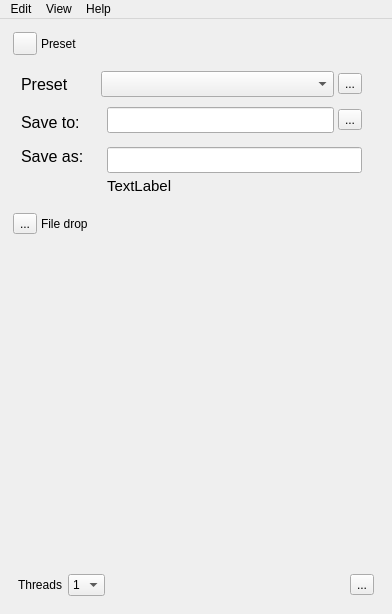
<?xml version="1.0" encoding="UTF-8"?>
<ui version="4.0">
 <class>Automator</class>
 <widget class="QMainWindow" name="Automator">
  <property name="geometry">
   <rect>
    <x>0</x>
    <y>0</y>
    <width>392</width>
    <height>614</height>
   </rect>
  </property>
  <property name="sizePolicy">
   <sizepolicy hsizetype="Fixed" vsizetype="Fixed">
    <horstretch>0</horstretch>
    <verstretch>0</verstretch>
   </sizepolicy>
  </property>
  <property name="minimumSize">
   <size>
    <width>0</width>
    <height>0</height>
   </size>
  </property>
  <property name="windowTitle">
   <string>Automator</string>
  </property>
  <property name="dockOptions">
   <set>QMainWindow::AllowTabbedDocks|QMainWindow::AnimatedDocks</set>
  </property>
  <widget class="QWidget" name="centralwidget">
   <layout class="QVBoxLayout" name="verticalLayout_2">
    <property name="spacing">
     <number>0</number>
    </property>
    <property name="sizeConstraint">
     <enum>QLayout::SetDefaultConstraint</enum>
    </property>
    <item>
     <widget class="QWidget" name="presetBar" native="true">
      <property name="styleSheet">
       <string notr="true"/>
      </property>
      <layout class="QHBoxLayout">
       <property name="spacing">
        <number>0</number>
       </property>
       <property name="leftMargin">
        <number>0</number>
       </property>
       <property name="topMargin">
        <number>0</number>
       </property>
       <property name="rightMargin">
        <number>0</number>
       </property>
       <property name="bottomMargin">
        <number>0</number>
       </property>
       <item>
        <layout class="QHBoxLayout">
         <property name="spacing">
          <number>4</number>
         </property>
         <property name="leftMargin">
          <number>4</number>
         </property>
         <property name="topMargin">
          <number>4</number>
         </property>
         <property name="rightMargin">
          <number>4</number>
         </property>
         <property name="bottomMargin">
          <number>4</number>
         </property>
         <item>
          <widget class="QToolButton" name="togglePreset">
           <property name="icon">
            <iconset resource="automator.qrc">
             <normaloff>:/icons/resources/Collapse.png</normaloff>:/icons/resources/Collapse.png</iconset>
           </property>
           <property name="checkable">
            <bool>true</bool>
           </property>
          </widget>
         </item>
         <item>
          <widget class="QLabel" name="label">
           <property name="text">
            <string>Preset</string>
           </property>
          </widget>
         </item>
        </layout>
       </item>
      </layout>
     </widget>
    </item>
    <item>
     <widget class="QWidget" name="presetWidget" native="true">
      <property name="enabled">
       <bool>true</bool>
      </property>
      <property name="minimumSize">
       <size>
        <width>0</width>
        <height>100</height>
       </size>
      </property>
      <layout class="QVBoxLayout" name="verticalLayout">
       <property name="spacing">
        <number>0</number>
       </property>
       <property name="leftMargin">
        <number>12</number>
       </property>
       <property name="topMargin">
        <number>12</number>
       </property>
       <property name="rightMargin">
        <number>12</number>
       </property>
       <property name="bottomMargin">
        <number>12</number>
       </property>
       <item>
        <layout class="QGridLayout" name="gridLayout">
         <property name="topMargin">
          <number>0</number>
         </property>
         <property name="verticalSpacing">
          <number>0</number>
         </property>
         <item row="0" column="0">
          <widget class="QLabel" name="label_2">
           <property name="minimumSize">
            <size>
             <width>80</width>
             <height>0</height>
            </size>
           </property>
           <property name="font">
            <font>
             <pointsize>12</pointsize>
            </font>
           </property>
           <property name="text">
            <string>Preset</string>
           </property>
          </widget>
         </item>
         <item row="2" column="1">
          <widget class="QWidget" name="widget_4" native="true">
           <property name="minimumSize">
            <size>
             <width>0</width>
             <height>50</height>
            </size>
           </property>
           <layout class="QVBoxLayout" name="verticalLayout_3">
            <property name="spacing">
             <number>2</number>
            </property>
            <property name="leftMargin">
             <number>6</number>
            </property>
            <property name="topMargin">
             <number>0</number>
            </property>
            <property name="rightMargin">
             <number>9</number>
            </property>
            <property name="bottomMargin">
             <number>0</number>
            </property>
            <item>
             <widget class="QLineEdit" name="saveas">
              <property name="font">
               <font>
                <pointsize>11</pointsize>
               </font>
              </property>
             </widget>
            </item>
            <item>
             <widget class="QLabel" name="filename">
              <property name="font">
               <font>
                <pointsize>11</pointsize>
               </font>
              </property>
              <property name="text">
               <string>TextLabel</string>
              </property>
             </widget>
            </item>
           </layout>
          </widget>
         </item>
         <item row="1" column="0">
          <widget class="QLabel" name="label_3">
           <property name="font">
            <font>
             <pointsize>12</pointsize>
            </font>
           </property>
           <property name="text">
            <string>Save to:</string>
           </property>
          </widget>
         </item>
         <item row="1" column="1">
          <widget class="QWidget" name="widget_2" native="true">
           <property name="minimumSize">
            <size>
             <width>0</width>
             <height>50</height>
            </size>
           </property>
           <layout class="QHBoxLayout" name="horizontalLayout">
            <property name="spacing">
             <number>0</number>
            </property>
            <property name="leftMargin">
             <number>6</number>
            </property>
            <property name="topMargin">
             <number>0</number>
            </property>
            <property name="rightMargin">
             <number>9</number>
            </property>
            <property name="bottomMargin">
             <number>4</number>
            </property>
            <item>
             <widget class="QLineEdit" name="saveto">
              <property name="font">
               <font>
                <pointsize>11</pointsize>
               </font>
              </property>
              <property name="readOnly">
               <bool>true</bool>
              </property>
             </widget>
            </item>
            <item>
             <spacer name="horizontalSpacer">
              <property name="orientation">
               <enum>Qt::Horizontal</enum>
              </property>
              <property name="sizeType">
               <enum>QSizePolicy::Fixed</enum>
              </property>
              <property name="sizeHint" stdset="0">
               <size>
                <width>4</width>
                <height>20</height>
               </size>
              </property>
             </spacer>
            </item>
            <item>
             <widget class="QToolButton" name="openSaveto">
              <property name="text">
               <string>...</string>
              </property>
             </widget>
            </item>
           </layout>
          </widget>
         </item>
         <item row="0" column="1">
          <widget class="QWidget" name="widget_3" native="true">
           <layout class="QHBoxLayout" name="horizontalLayout_2">
            <property name="spacing">
             <number>0</number>
            </property>
            <property name="leftMargin">
             <number>0</number>
            </property>
            <property name="topMargin">
             <number>0</number>
            </property>
            <property name="rightMargin">
             <number>9</number>
            </property>
            <property name="bottomMargin">
             <number>0</number>
            </property>
            <item>
             <widget class="QComboBox" name="preset">
              <property name="font">
               <font>
                <pointsize>11</pointsize>
               </font>
              </property>
             </widget>
            </item>
            <item>
             <spacer name="horizontalSpacer_3">
              <property name="orientation">
               <enum>Qt::Horizontal</enum>
              </property>
              <property name="sizeType">
               <enum>QSizePolicy::Fixed</enum>
              </property>
              <property name="sizeHint" stdset="0">
               <size>
                <width>4</width>
                <height>20</height>
               </size>
              </property>
             </spacer>
            </item>
            <item>
             <widget class="QToolButton" name="toolButton_3">
              <property name="text">
               <string>...</string>
              </property>
             </widget>
            </item>
           </layout>
          </widget>
         </item>
         <item row="2" column="0">
          <widget class="QLabel" name="label_4">
           <property name="font">
            <font>
             <pointsize>12</pointsize>
            </font>
           </property>
           <property name="text">
            <string>Save as:</string>
           </property>
           <property name="alignment">
            <set>Qt::AlignLeading|Qt::AlignLeft|Qt::AlignTop</set>
           </property>
          </widget>
         </item>
        </layout>
       </item>
      </layout>
     </widget>
    </item>
    <item>
     <widget class="QWidget" name="filedropBar" native="true">
      <property name="styleSheet">
       <string notr="true"/>
      </property>
      <layout class="QHBoxLayout">
       <property name="spacing">
        <number>0</number>
       </property>
       <property name="leftMargin">
        <number>0</number>
       </property>
       <property name="topMargin">
        <number>0</number>
       </property>
       <property name="rightMargin">
        <number>0</number>
       </property>
       <property name="bottomMargin">
        <number>0</number>
       </property>
       <item>
        <layout class="QHBoxLayout">
         <property name="spacing">
          <number>4</number>
         </property>
         <property name="leftMargin">
          <number>4</number>
         </property>
         <property name="topMargin">
          <number>4</number>
         </property>
         <property name="rightMargin">
          <number>4</number>
         </property>
         <property name="bottomMargin">
          <number>4</number>
         </property>
         <item>
          <widget class="QToolButton" name="toggleFiledrop">
           <property name="text">
            <string>...</string>
           </property>
           <property name="icon">
            <iconset resource="automator.qrc">
             <normaloff>:/icons/resources/Collapse.png</normaloff>:/icons/resources/Collapse.png</iconset>
           </property>
           <property name="checkable">
            <bool>true</bool>
           </property>
          </widget>
         </item>
         <item>
          <widget class="QLabel" name="label">
           <property name="styleSheet">
            <string notr="true"/>
           </property>
           <property name="text">
            <string>File drop</string>
           </property>
           <property name="icon" stdset="0">
            <iconset>
             <normaloff>:/icons/resources/Pin.png</normaloff>:/icons/resources/Pin.png</iconset>
           </property>
          </widget>
         </item>
        </layout>
       </item>
      </layout>
     </widget>
    </item>
    <item>
     <widget class="QWidget" name="filedropWidget" native="true">
      <property name="sizePolicy">
       <sizepolicy hsizetype="Preferred" vsizetype="Preferred">
        <horstretch>0</horstretch>
        <verstretch>0</verstretch>
       </sizepolicy>
      </property>
      <property name="minimumSize">
       <size>
        <width>0</width>
        <height>300</height>
       </size>
      </property>
      <property name="styleSheet">
       <string notr="true"/>
      </property>
      <layout class="QVBoxLayout" name="verticalLayout_6">
       <property name="spacing">
        <number>0</number>
       </property>
       <property name="leftMargin">
        <number>0</number>
       </property>
       <property name="topMargin">
        <number>0</number>
       </property>
       <property name="rightMargin">
        <number>0</number>
       </property>
       <property name="bottomMargin">
        <number>0</number>
       </property>
       <item>
        <layout class="QVBoxLayout" name="verticalLayout_5">
         <property name="spacing">
          <number>0</number>
         </property>
         <property name="leftMargin">
          <number>0</number>
         </property>
         <property name="topMargin">
          <number>0</number>
         </property>
         <property name="rightMargin">
          <number>0</number>
         </property>
         <property name="bottomMargin">
          <number>0</number>
         </property>
         <item>
          <layout class="QVBoxLayout" name="verticalLayout_9">
           <property name="leftMargin">
            <number>10</number>
           </property>
           <property name="topMargin">
            <number>10</number>
           </property>
           <property name="rightMargin">
            <number>10</number>
           </property>
           <property name="bottomMargin">
            <number>10</number>
           </property>
           <item>
            <widget class="Filedrop" name="filedrop" native="true">
             <property name="sizePolicy">
              <sizepolicy hsizetype="Preferred" vsizetype="MinimumExpanding">
               <horstretch>0</horstretch>
               <verstretch>0</verstretch>
              </sizepolicy>
             </property>
             <property name="autoFillBackground">
              <bool>false</bool>
             </property>
             <property name="styleSheet">
              <string notr="true"/>
             </property>
            </widget>
           </item>
          </layout>
         </item>
         <item>
          <widget class="QWidget" name="widget" native="true">
           <property name="minimumSize">
            <size>
             <width>0</width>
             <height>0</height>
            </size>
           </property>
           <layout class="QHBoxLayout" name="horizontalLayout_3">
            <property name="topMargin">
             <number>4</number>
            </property>
            <item>
             <widget class="QLabel" name="label_5">
              <property name="text">
               <string>Threads</string>
              </property>
             </widget>
            </item>
            <item>
             <widget class="QComboBox" name="comboBox">
              <item>
               <property name="text">
                <string>1</string>
               </property>
              </item>
              <item>
               <property name="text">
                <string>2</string>
               </property>
              </item>
              <item>
               <property name="text">
                <string>3</string>
               </property>
              </item>
              <item>
               <property name="text">
                <string>4</string>
               </property>
              </item>
              <item>
               <property name="text">
                <string>5</string>
               </property>
              </item>
              <item>
               <property name="text">
                <string>6</string>
               </property>
              </item>
              <item>
               <property name="text">
                <string>7</string>
               </property>
              </item>
              <item>
               <property name="text">
                <string>8</string>
               </property>
              </item>
             </widget>
            </item>
            <item>
             <spacer name="horizontalSpacer_2">
              <property name="orientation">
               <enum>Qt::Horizontal</enum>
              </property>
              <property name="sizeHint" stdset="0">
               <size>
                <width>40</width>
                <height>20</height>
               </size>
              </property>
             </spacer>
            </item>
            <item>
             <widget class="QToolButton" name="log">
              <property name="text">
               <string>...</string>
              </property>
             </widget>
            </item>
           </layout>
          </widget>
         </item>
        </layout>
       </item>
      </layout>
     </widget>
    </item>
   </layout>
  </widget>
  <widget class="QMenuBar" name="menubar">
   <property name="geometry">
    <rect>
     <x>0</x>
     <y>0</y>
     <width>392</width>
     <height>24</height>
    </rect>
   </property>
   <widget class="QMenu" name="viewMenu">
    <property name="title">
     <string>View</string>
    </property>
    <widget class="QMenu" name="displayValues">
     <property name="title">
      <string>Display values</string>
     </property>
     <addaction name="as8bitValues"/>
     <addaction name="as10bitValues"/>
     <addaction name="separator"/>
     <addaction name="asFloatValues"/>
     <addaction name="asHexadecimalValues"/>
     <addaction name="asPercentageValues"/>
    </widget>
    <widget class="QMenu" name="magnify">
     <property name="title">
      <string>Magnification</string>
     </property>
     <addaction name="magnify1x"/>
     <addaction name="magnify2x"/>
     <addaction name="magnify3x"/>
     <addaction name="magnify4x"/>
     <addaction name="magnify5x"/>
    </widget>
    <addaction name="active"/>
    <addaction name="pin"/>
    <addaction name="separator"/>
    <addaction name="displayValues"/>
    <addaction name="separator"/>
    <addaction name="magnify"/>
    <addaction name="separator"/>
    <addaction name="toggleMouseLocation"/>
   </widget>
   <widget class="QMenu" name="menuEdit">
    <property name="title">
     <string>Edit</string>
    </property>
    <addaction name="pick"/>
    <addaction name="drag"/>
    <addaction name="clear"/>
    <addaction name="separator"/>
    <addaction name="copyRGBAsText"/>
    <addaction name="copyHSVAsText"/>
    <addaction name="copyHSLAsText"/>
    <addaction name="copyHexAsText"/>
    <addaction name="copyIccAsText"/>
    <addaction name="separator"/>
    <addaction name="copyColorAsBitmap"/>
   </widget>
   <widget class="QMenu" name="menuHelp">
    <property name="title">
     <string>Help</string>
    </property>
    <addaction name="about"/>
    <addaction name="openGithubReadme"/>
    <addaction name="openGithubIssues"/>
   </widget>
   <addaction name="menuEdit"/>
   <addaction name="viewMenu"/>
   <addaction name="menuHelp"/>
  </widget>
  <action name="copyRGBAsText">
   <property name="text">
    <string>Copy RGB as text</string>
   </property>
   <property name="shortcut">
    <string>R</string>
   </property>
  </action>
  <action name="copyHSVAsText">
   <property name="text">
    <string>Copy HSV as text</string>
   </property>
   <property name="shortcut">
    <string>H</string>
   </property>
  </action>
  <action name="copyColorAsBitmap">
   <property name="text">
    <string>Copy Color as bitmap</string>
   </property>
   <property name="shortcut">
    <string>B</string>
   </property>
  </action>
  <action name="active">
   <property name="checkable">
    <bool>true</bool>
   </property>
   <property name="checked">
    <bool>true</bool>
   </property>
   <property name="icon">
    <iconset>
     <normaloff>:/icons/resources/Active.png</normaloff>:/icons/resources/Active.png</iconset>
   </property>
   <property name="text">
    <string>Active</string>
   </property>
   <property name="shortcut">
    <string>Space</string>
   </property>
  </action>
  <action name="toggleMouseLocation">
   <property name="checkable">
    <bool>true</bool>
   </property>
   <property name="checked">
    <bool>true</bool>
   </property>
   <property name="text">
    <string>Show mouse location</string>
   </property>
   <property name="shortcut">
    <string>M</string>
   </property>
  </action>
  <action name="copyIccAsText">
   <property name="text">
    <string>Copy ICC profile as text</string>
   </property>
  </action>
  <action name="as8bitValues">
   <property name="checkable">
    <bool>true</bool>
   </property>
   <property name="checked">
    <bool>true</bool>
   </property>
   <property name="text">
    <string>as 8-bit</string>
   </property>
   <property name="toolTip">
    <string>Display as 8-bit</string>
   </property>
  </action>
  <action name="as10bitValues">
   <property name="checkable">
    <bool>true</bool>
   </property>
   <property name="text">
    <string>as 10-bit</string>
   </property>
   <property name="toolTip">
    <string>Display as 10-bit</string>
   </property>
  </action>
  <action name="asFloatValues">
   <property name="checkable">
    <bool>true</bool>
   </property>
   <property name="text">
    <string>as Float</string>
   </property>
   <property name="toolTip">
    <string>Display as Decimal</string>
   </property>
  </action>
  <action name="asHexadecimalValues">
   <property name="checkable">
    <bool>true</bool>
   </property>
   <property name="text">
    <string>as Hexadecimal</string>
   </property>
   <property name="toolTip">
    <string>Display as Hexadecimal</string>
   </property>
  </action>
  <action name="asPercentageValues">
   <property name="checkable">
    <bool>true</bool>
   </property>
   <property name="text">
    <string>as Percentage</string>
   </property>
   <property name="toolTip">
    <string>Display as Percentage</string>
   </property>
  </action>
  <action name="magnify1x">
   <property name="checkable">
    <bool>true</bool>
   </property>
   <property name="checked">
    <bool>true</bool>
   </property>
   <property name="text">
    <string>1x</string>
   </property>
   <property name="toolTip">
    <string>Zoom 100%</string>
   </property>
   <property name="shortcut">
    <string>1</string>
   </property>
  </action>
  <action name="magnify2x">
   <property name="checkable">
    <bool>true</bool>
   </property>
   <property name="text">
    <string>2x</string>
   </property>
   <property name="toolTip">
    <string>Zoom 200%</string>
   </property>
   <property name="shortcut">
    <string>2</string>
   </property>
  </action>
  <action name="magnify3x">
   <property name="checkable">
    <bool>true</bool>
   </property>
   <property name="text">
    <string>3x</string>
   </property>
   <property name="toolTip">
    <string>Zoom 400%</string>
   </property>
   <property name="shortcut">
    <string>3</string>
   </property>
  </action>
  <action name="magnify4x">
   <property name="checkable">
    <bool>true</bool>
   </property>
   <property name="text">
    <string>4x</string>
   </property>
   <property name="toolTip">
    <string>Zoom 800%</string>
   </property>
   <property name="shortcut">
    <string>4</string>
   </property>
  </action>
  <action name="magnify5x">
   <property name="checkable">
    <bool>true</bool>
   </property>
   <property name="text">
    <string>5x</string>
   </property>
   <property name="toolTip">
    <string>Zoom 1600%</string>
   </property>
   <property name="shortcut">
    <string>5</string>
   </property>
  </action>
  <action name="openGithubReadme">
   <property name="text">
    <string>Open Github README</string>
   </property>
   <property name="toolTip">
    <string>Open Github README</string>
   </property>
   <property name="shortcut">
    <string>O</string>
   </property>
  </action>
  <action name="openGithubIssues">
   <property name="text">
    <string>Open Github Issues</string>
   </property>
   <property name="shortcut">
    <string>I</string>
   </property>
  </action>
  <action name="about">
   <property name="text">
    <string>About</string>
   </property>
  </action>
  <action name="pick">
   <property name="text">
    <string>Capture from pick</string>
   </property>
   <property name="shortcut">
    <string>Return</string>
   </property>
  </action>
  <action name="pin">
   <property name="checkable">
    <bool>true</bool>
   </property>
   <property name="checked">
    <bool>true</bool>
   </property>
   <property name="icon">
    <iconset>
     <normaloff>:/icons/resources/Pin.png</normaloff>:/icons/resources/Pin.png</iconset>
   </property>
   <property name="text">
    <string>Pin</string>
   </property>
   <property name="shortcut">
    <string>P</string>
   </property>
  </action>
  <action name="clear">
   <property name="text">
    <string>Clear</string>
   </property>
  </action>
  <action name="copyHSLAsText">
   <property name="text">
    <string>Copy HSL as text</string>
   </property>
  </action>
  <action name="copyHexAsText">
   <property name="text">
    <string>Copy HEX as text</string>
   </property>
  </action>
  <action name="drag">
   <property name="text">
    <string>Capture from drag</string>
   </property>
   <property name="shortcut">
    <string>Shift+Return</string>
   </property>
  </action>
 </widget>
 <customwidgets>
  <customwidget>
   <class>Filedrop</class>
   <extends>QWidget</extends>
   <header>../../../filedrop.h</header>
   <container>1</container>
  </customwidget>
 </customwidgets>
 <resources>
  <include location="automator.qrc"/>
 </resources>
 <connections/>
 <designerdata>
  <property name="gridDeltaX">
   <number>10</number>
  </property>
  <property name="gridDeltaY">
   <number>10</number>
  </property>
  <property name="gridSnapX">
   <bool>false</bool>
  </property>
  <property name="gridSnapY">
   <bool>false</bool>
  </property>
  <property name="gridVisible">
   <bool>true</bool>
  </property>
 </designerdata>
</ui>
